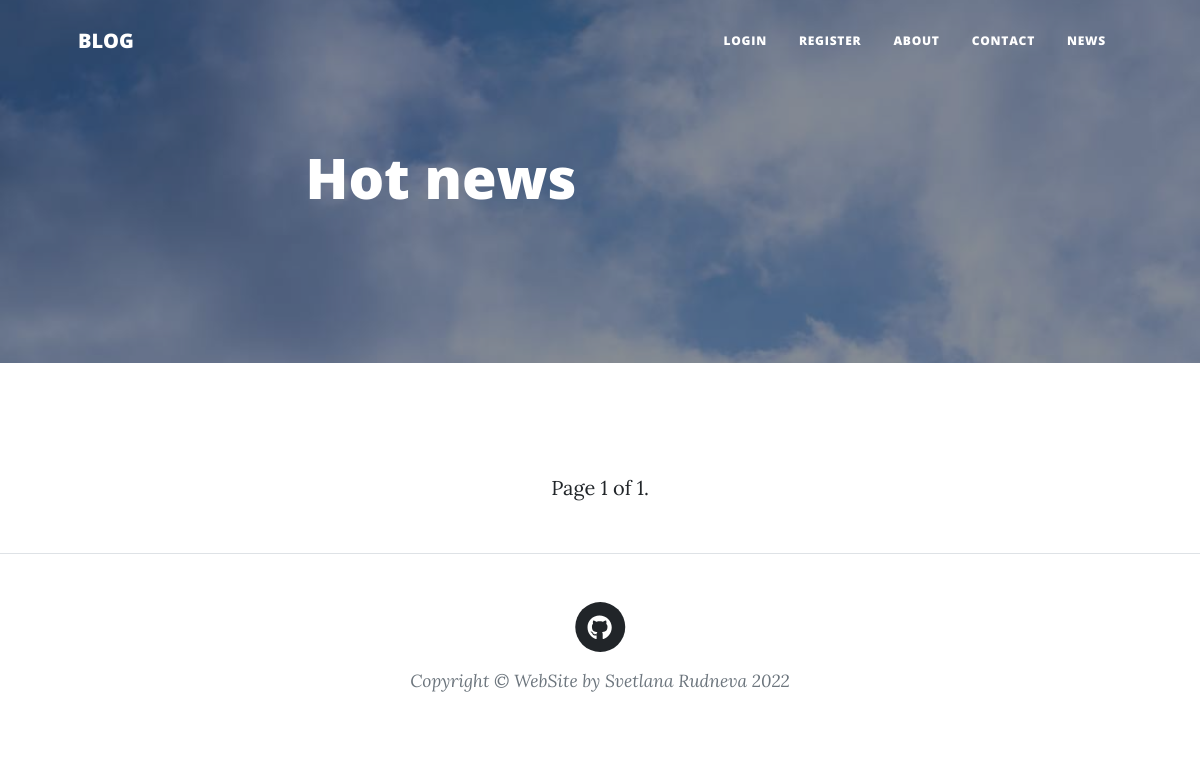
Before: /news/ with the older database file.
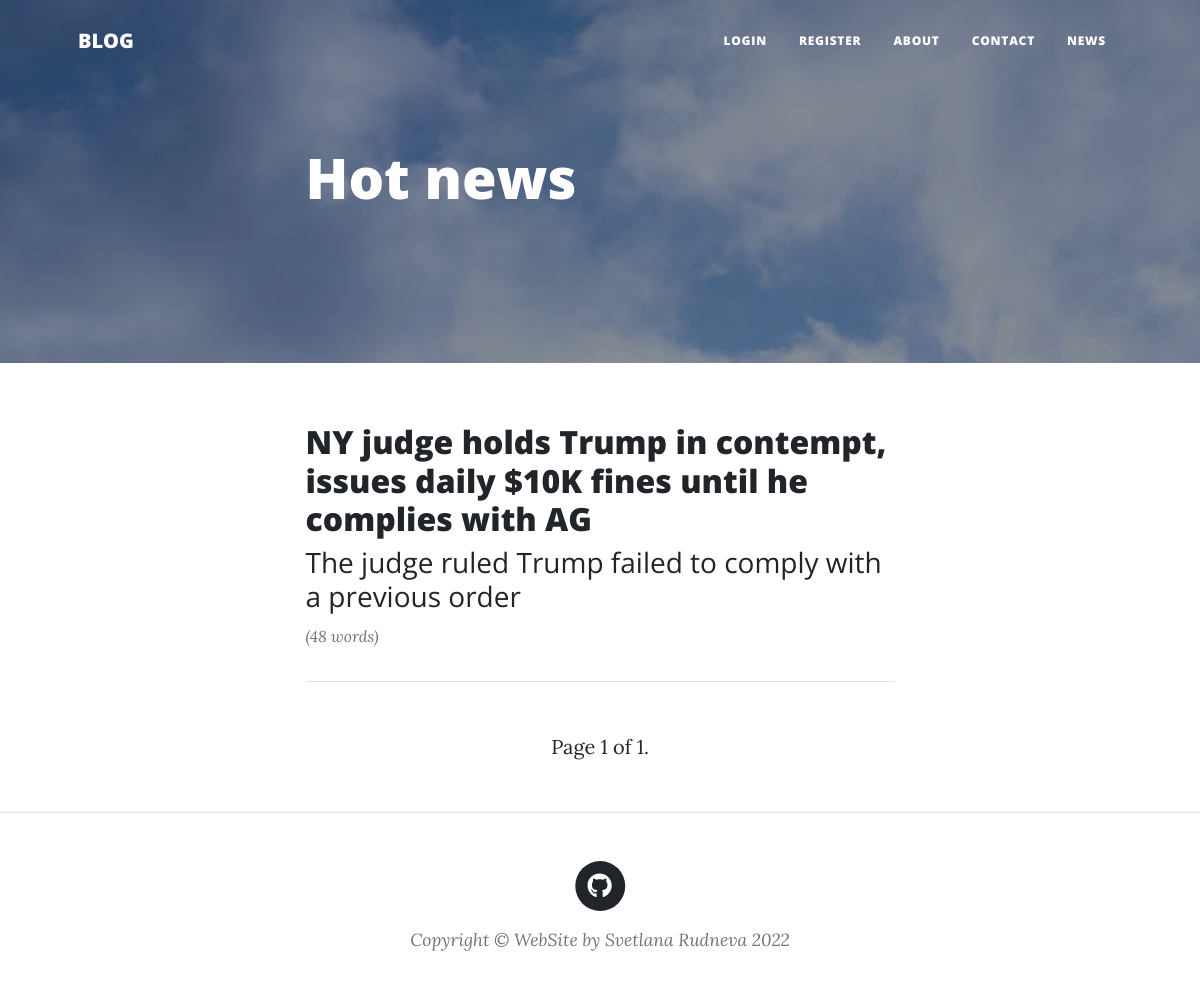
After: the same page with the newer database file.
### home/models.py (models this page shows, shortened)
class NewsModel(models.Model):
    class Meta:
        verbose_name_plural = "News"
    title = models.CharField(max_length=300, blank=True, null=True)
    summary = models.CharField(max_length=300, blank=True, null=True)
    content = models.TextField()
    image = models.ImageField(upload_to="blog", blank=True, null=True)
    comments = GenericRelation(Comment)
    slug = models.SlugField(max_length=50, null=True, blank=True)
    published_at = models.CharField(max_length=300, null=True, blank=True)
    link = models.CharField(max_length=300, null=True, blank=True)

### home/views.py (the view)
# urls.py: path('news/', news_from_parser, name="news"),
def news_from_parser(request):
    posts = (
            NewsModel.objects.all()
        )
    number = 20
    current_page = Paginator(posts, 7)
    page = request.GET.get('page')
    context = {}
    try:
        context['posts'] = current_page.page(page)
    except PageNotAnInteger:
        context['posts'] = current_page.page(1)
    except EmptyPage:
        context['posts'] = current_page.page(current_page.num_pages)
    context['number'] = number
    return render(request, "news.html", context)

### home/templates/news.html
{% extends 'base.html' %}
{% load blog_extras crispy_forms_tags %}
{% load static %}
{% block content %}
    <header class="masthead" style='background-image: url("{% static 'img/post.jpg' %}");'>
        <div class="container position-relative px-4 px-lg-5">
            <div class="row gx-4 gx-lg-5 justify-content-center">
                <div class="col-md-10 col-lg-8 col-xl-7">
                    <div class="post-heading">
                        <h1>Hot news</h1>
                    </div>
                </div>
            </div>
        </div>
    </header>
    <div class="container px-4 px-lg-5" style="margin-top: 60px;">
        <div class="row gx-4 gx-lg-5 justify-content-center">
            <div class="col-md-10 col-lg-8 col-xl-7">
                {% for post in posts %}
                    <div class="post-preview">
                        <h2 class="post-title"><a href="{% url 'news_details' post.slug %}">{{ post.title }}</a></h2>
                        {% if post.summary %}
                            <h3 class="post-subtitle" style="font-weight:normal">{{ post.summary|safe }}</h3>
                        {% endif %}
                        <p class="post-meta">
                            <small>({{ post.content|wordcount }} words)</small>
                        </p>
                    </div>
                    <hr class="my-4" />
                {% endfor %}
                {% include 'paginator.html' with page=posts %}
            </div>
        </div>
    </div>
{% endblock %}

Changed rows visible on the page:
added NewsModel: title "NY judge holds Trump in contempt, issues daily $10K fines until he complies with AG", summary "The judge ruled Trump failed to comply with a previous order", content "48"
